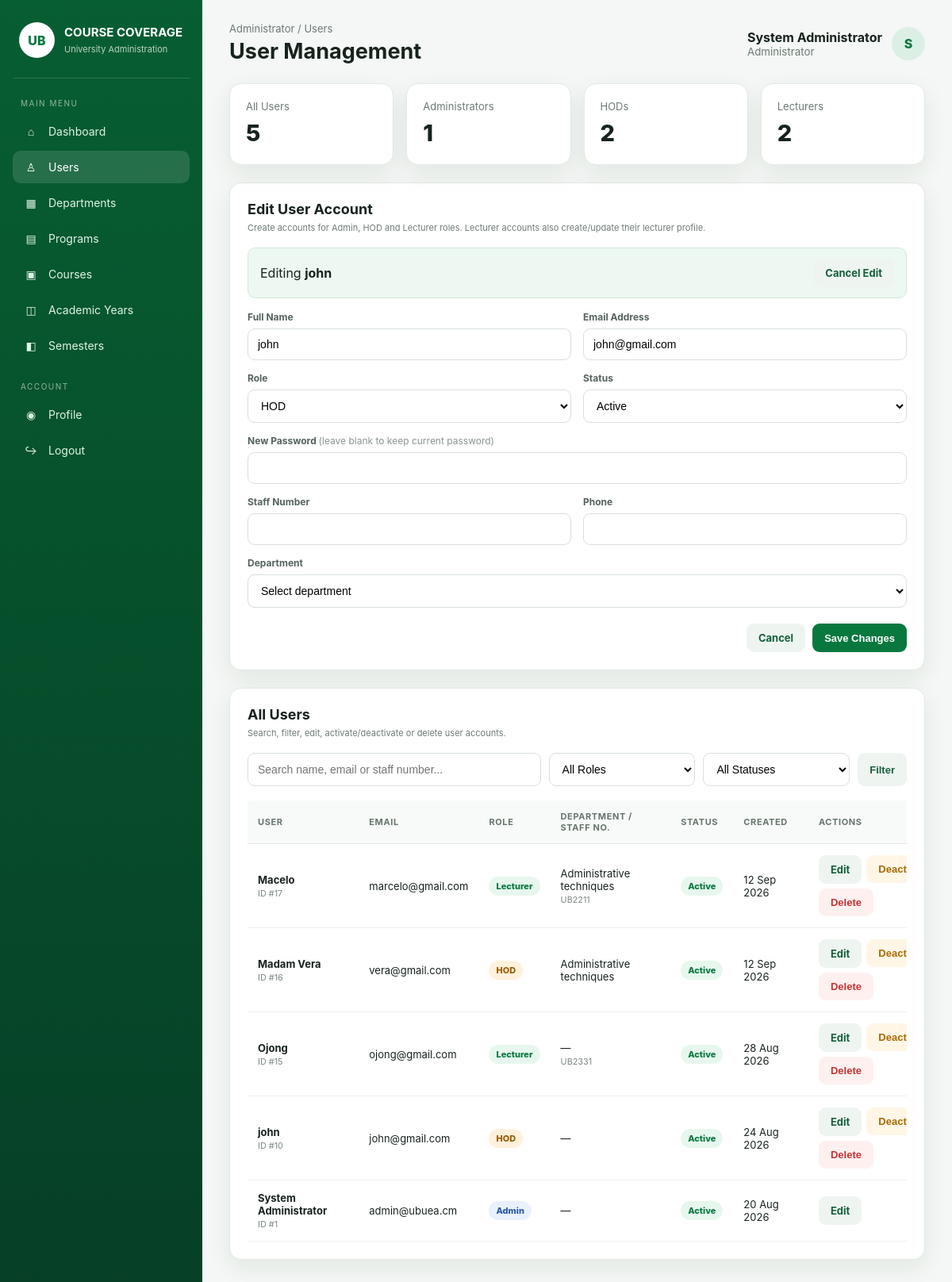
The app's page /course/hod/users.php?edit=10 (signed in) with its own data.
### tables this page shows
CREATE TABLE `users` (
  `user_id` int(200) NOT NULL,
  `full_name` varchar(100) NOT NULL,
  `email` varchar(100) NOT NULL,
  `password` varchar(255) NOT NULL,
  `role_id` int(11) NOT NULL,
  `department_id` int(11) DEFAULT NULL,
  `status` varchar(20) NOT NULL,
  `created_at` datetime NOT NULL
);

CREATE TABLE `roles` (
  `role_id` int(11) NOT NULL,
  `role_name` varchar(20) NOT NULL
);

CREATE TABLE `departments` (
  `department_id` int(11) NOT NULL,
  `department_name` varchar(200) NOT NULL,
  `description` text NOT NULL
);

CREATE TABLE `lecturers` (
  `lecturer_id` int(11) NOT NULL,
  `staff_no` varchar(30) NOT NULL,
  `full_name` varchar(100) NOT NULL,
  `email` varchar(100) NOT NULL,
  `department_id` int(11) NOT NULL,
  `phone` varchar(20) NOT NULL,
  `status` varchar(20) NOT NULL
);

### course/hod/users.php (the view, shortened to what this page needs)
<?php
require_once __DIR__ . '/../config/database.php';
function e($value): string {
    return htmlspecialchars((string)$value, ENT_QUOTES, 'UTF-8');
}
$editUser = null;
if (isset($_GET['edit'])) {
    $editId = (int)$_GET['edit'];
    if ($editId > 0) {
        $stmt = $pdo->prepare("SELECT u.user_id, u.full_name, u.email, u.role_id, r.role_name, u.status,
                                      l.staff_no, l.phone, l.department_id
                               FROM users u
                               LEFT JOIN roles r ON r.role_id=u.role_id
                               LEFT JOIN lecturers l ON LOWER(l.email)=LOWER(u.email)
                               WHERE u.user_id=? LIMIT 1");
        $stmt->execute([$editId]);
        $editUser = $stmt->fetch(PDO::FETCH_ASSOC) ?: null;
    }
}
$search = trim($_GET['search'] ?? '');
$sql = "SELECT u.user_id, u.full_name, u.email, u.status, u.created_at, r.role_name,
               l.staff_no, d.department_name
        FROM users u
        LEFT JOIN roles r ON r.role_id=u.role_id
        LEFT JOIN lecturers l ON LOWER(l.email)=LOWER(u.email)
        LEFT JOIN departments d ON d.department_id=COALESCE(u.department_id, l.department_id)
        WHERE 1=1";
$params = [];
$sql .= " ORDER BY u.user_id DESC";
$stmt = $pdo->prepare($sql);
$stmt->execute($params);
$users = $stmt->fetchAll(PDO::FETCH_ASSOC);
$totalUsers = (int)$pdo->query("SELECT COUNT(*) FROM users")->fetchColumn();
$totalAdmins = (int)$pdo->query("SELECT COUNT(*) FROM users u JOIN roles r ON r.role_id=u.role_id WHERE LOWER(r.role_name)='admin'")->fetchColumn();
$totalHods = (int)$pdo->query("SELECT COUNT(*) FROM users u JOIN roles r ON r.role_id=u.role_id WHERE LOWER(r.role_name)='hod'")->fetchColumn();
$totalLecturers = (int)$pdo->query("SELECT COUNT(*) FROM users u JOIN roles r ON r.role_id=u.role_id WHERE LOWER(r.role_name)='lecturer'")->fetchColumn();
$adminName = $_SESSION['full_name'] ?? 'Administrator';
$firstName = trim(explode(' ', trim($adminName))[0] ?? 'Administrator');
?>
<!DOCTYPE html>
<html lang="en">
<head>
</head>
<body>
<div class="layout">
<aside class="sidebar">
    <div class="brand"><div class="brand-mark">UB</div><div><b>COURSE COVERAGE</b><span>University Administration</span></div></div>
    <div class="nav-title">Main Menu</div>
    <nav class="nav">
        <a href="dashboard.php"><span class="icon">⌂</span> Dashboard</a>
        <a href="user.php" class="active"><span class="icon">♙</span> Users</a>
        <a href="departments.php"><span class="icon">▦</span> Departments</a>
        <a href="programs.php"><span class="icon">▤</span> Programs</a>
        <a href="courses.php"><span class="icon">▣</span> Courses</a>
        <a href="academic_years.php"><span class="icon">◫</span> Academic Years</a>
        <a href="semesters.php"><span class="icon">◧</span> Semesters</a>
    </nav>
    <div class="nav-title">Account</div>
    <nav class="nav">
        <a href="profile.php"><span class="icon">◉</span> Profile</a>
        <a href="../auth/logout.php"><span class="icon">↪</span> Logout</a>
    </nav>
</aside>
<main class="main">
    <div class="topbar">
        <div><div class="crumb">Administrator / Users</div><h1 class="title">User Management</h1></div>
        <div class="profile"><div><b><?php echo e($adminName); ?></b><small>Administrator</small></div><div class="avatar"><?php echo e(strtoupper(substr($firstName,0,1))); ?></div></div>
    </div>
    <div class="cards">
        <div class="card"><div class="label">All Users</div><div class="metric"><?php echo $totalUsers; ?></div></div>
        <div class="card"><div class="label">Administrators</div><div class="metric"><?php echo $totalAdmins; ?></div></div>
        <div class="card"><div class="label">HODs</div><div class="metric"><?php echo $totalHods; ?></div></div>
        <div class="card"><div class="label">Lecturers</div><div class="metric"><?php echo $totalLecturers; ?></div></div>
    </div>
    <section class="section">
        <div class="section-head">
            <div><h2><?php echo $editUser ? 'Edit User Account' : 'Create User Account'; ?></h2><div class="help">Create accounts for Admin, HOD and Lecturer roles. Lecturer accounts also create/update their lecturer profile.</div></div>
        </div>
        <?php if ($editUser): ?>
        <div class="edit-banner"><span>Editing <b><?php echo e($editUser['full_name']); ?></b></span><a class="btn btn-light" href="user.php">Cancel Edit</a></div>
        <form method="post">
            <div class="form-grid">
                <div class="field"><label>Full Name</label><input class="input" name="full_name" value="<?php echo e($editUser['full_name']); ?>" required></div>
                <div class="field"><label>Email Address</label><input class="input" type="email" name="email" value="<?php echo e($editUser['email']); ?>" required></div>
                <div class="field"><label>Role</label><select class="select" name="role_name" id="editRole" onchange="toggleExtra(this.value,'editExtra')" required><?php foreach(['admin'=>'Admin','hod'=>'HOD','lecturer'=>'Lecturer'] as $key=>$label): ?><option value="<?php echo $key; ?>" <?php echo strtolower($editUser['role_name']??'')===$key?'selected':''; ?>><?php echo $label; ?></option><?php endforeach; ?></select></div>
                <div class="field"><label>Status</label><select class="select" name="status"><option value="active" <?php echo strtolower($editUser['status'])==='active'?'selected':''; ?>>Active</option></select></div>
                <div class="field full"><label>New Password <span style="font-weight:400;color:#8a958f">(leave blank to keep current password)</span></label><input class="input" type="password" name="password" minlength="8"></div>
                <div id="editExtra" class="full role-extra <?php echo in_array(strtolower($editUser['role_name']??''),['hod','lecturer'],true)?'show':''; ?>">
                    <div class="form-grid">
                        <div class="field"><label>Staff Number</label><input class="input" name="staff_no" value="<?php echo e($editUser['staff_no'] ?? ''); ?>"></div>
                        <div class="field"><label>Phone</label><input class="input" name="phone" value="<?php echo e($editUser['phone'] ?? ''); ?>"></div>
                        <div class="field full"><label>Department</label><select class="select" name="department_id"><option value="">Select department</option></select></div>
                    </div>
                </div>
            </div>
            <div class="form-actions"><a class="btn btn-light" href="user.php">Cancel</a><button class="btn btn-primary">Save Changes</button></div>
        </form>
        <?php else: ?>
        <div class="empty">Use <b>+ Create New User</b> to open the account creation form.</div>
        <?php endif; ?>
    </section>
    <section class="section">
        <div class="section-head"><div><h2>All Users</h2><div class="help">Search, filter, edit, activate/deactivate or delete user accounts.</div></div></div>
        <form class="filters" method="get">
            <input class="input" name="search" value="<?php echo e($search); ?>" placeholder="Search name, email or staff number...">
            <select class="select" name="role"><option value="">All Roles</option></select>
            <select class="select" name="status"><option value="">All Statuses</option></select>
            <button class="btn btn-light filter-button">Filter</button>
        </form>
        <div style="height:18px"></div>
        <div class="table-wrap">
        <table class="table">
            <thead><tr><th>User</th><th>Email</th><th>Role</th><th>Department / Staff No.</th><th>Status</th><th>Created</th><th>Actions</th></tr></thead>
            <tbody>
            <?php foreach($users as $u): $role=strtolower($u['role_name']??''); ?>
                <tr>
                    <td><b><?php echo e($u['full_name']); ?></b><br><small style="color:#7a8781">ID #<?php echo (int)$u['user_id']; ?></small></td>
                    <td><?php echo e($u['email']); ?></td>
                    <td><span class="badge role-<?php echo in_array($role,['admin','hod','lecturer'],true)?$role:'lecturer'; ?>"><?php echo e($u['role_name'] ?: 'Unknown'); ?></span></td>
                    <td><?php echo e($u['department_name'] ?: '—'); ?><?php if ($u['staff_no']): ?><br><small style="color:#7a8781"><?php echo e($u['staff_no']); ?></small><?php endif; ?></td>
                    <td><span class="badge status-<?php echo strtolower($u['status'])==='active'?'active':'inactive'; ?>"><?php echo e(ucfirst($u['status'])); ?></span></td>
                    <td><?php echo e(date('d M Y', strtotime($u['created_at']))); ?></td>
                    <td><div class="actions">
                        <a class="btn btn-light" href="user.php?edit=<?php echo (int)$u['user_id']; ?>">Edit</a>
                        <?php if ((int)$u['user_id'] !== (int)($_SESSION['user_id'] ?? 0)): ?>
                        <form method="post" style="display:inline" onsubmit="return confirm('Change this account status?');"><button class="btn btn-warning" type="submit"><?php echo strtolower($u['status'])==='active'?'Deactivate':'Activate'; ?></button></form>
                        <form method="post" style="display:inline" onsubmit="return confirm('Delete this user account? This cannot be undone.');"><button class="btn btn-danger" type="submit">Delete</button></form>
                        <?php endif; ?>
                    </div></td>
                </tr>
            <?php endforeach; ?>
            </tbody>
        </table>
        </div>
    </section>
</main>
</div>
</body>
</html>

### course/hod/users.php (style rules this page uses)
:root { --green:#08783f;--green2:#0a9a52;--dark:#0c2f21;--bg:#f4f7f5;--text:#17231d;--muted:#6d7b74;--line:#e3e9e5;--white:#fff;--danger:#c83232;--warning:#a96a00;--shadow:0 10px 30px rgba(14,45,31,.08) }
* { box-sizing:border-box }
body { margin:0;font-family:Inter,Segoe UI,Arial,sans-serif;background:var(--bg);color:var(--text) }
a { text-decoration:none;color:inherit }
.layout { display:flex;min-height:100vh }
.sidebar { width:255px;background:linear-gradient(180deg,#075e32,#063f26);color:#fff;padding:24px 16px;position:fixed;inset:0 auto 0 0 }
.brand { display:flex;gap:12px;align-items:center;padding:4px 8px 25px;border-bottom:1px solid rgba(255,255,255,.14) }
.brand-mark { width:45px;height:45px;border-radius:50%;background:#fff;display:grid;place-items:center;color:var(--green);font-weight:800 }
.brand b { display:block;font-size:15px }
.brand span { font-size:11px;opacity:.72 }
.nav-title { font-size:10px;text-transform:uppercase;letter-spacing:1.5px;opacity:.55;margin:25px 10px 9px }
.nav a { display:flex;align-items:center;gap:12px;padding:12px 13px;border-radius:10px;color:#dff4e8;font-size:14px;margin:4px 0 }
.nav a:hover,.nav a.active { background:rgba(255,255,255,.13);color:#fff }
.icon { width:20px;text-align:center }
.main { margin-left:255px;width:calc(100% - 255px);padding:28px 34px }
.topbar { display:flex;justify-content:space-between;align-items:center;margin-bottom:24px }
.crumb { font-size:13px;color:var(--muted) }
.title { margin:4px 0 0;font-size:27px }
.profile { display:flex;align-items:center;gap:12px }
.avatar { width:42px;height:42px;border-radius:50%;background:#dcefe5;color:var(--green);display:grid;place-items:center;font-weight:800 }
.profile small { display:block;color:var(--muted) }
.cards { display:grid;grid-template-columns:repeat(4,1fr);gap:16px;margin-bottom:22px }
.card { background:#fff;border:1px solid var(--line);border-radius:15px;padding:20px;box-shadow:var(--shadow) }
.metric { font-size:29px;font-weight:800;margin:8px 0 2px }
.label { font-size:13px;color:var(--muted) }
.section { background:#fff;border:1px solid var(--line);border-radius:15px;box-shadow:var(--shadow);padding:22px;margin-bottom:22px }
.section-head { display:flex;justify-content:space-between;align-items:center;gap:15px;margin-bottom:18px }
.section h2 { font-size:18px;margin:0 }
.btn { border:0;border-radius:9px;padding:10px 15px;font-weight:700;cursor:pointer;font-size:13px }
.btn-primary { background:var(--green);color:#fff }
.btn-light { background:#eef5f1;color:#155f3a }
.btn-danger { background:#fff0f0;color:var(--danger) }
.btn-warning { background:#fff6e6;color:var(--warning) }
.filters { display:grid;grid-template-columns:2fr 1fr 1fr auto;gap:10px }
.input,.select { width:100%;border:1px solid #d8e1dc;border-radius:9px;padding:11px 12px;font-size:14px;outline:none;background:#fff }
.table-wrap { overflow:auto }
.table { width:100%;border-collapse:collapse;min-width:900px }
.table th { background:#f7faf8;color:#66756d;font-size:11px;text-transform:uppercase;letter-spacing:.6px;text-align:left;padding:13px;border-bottom:1px solid var(--line) }
.table td { padding:14px 13px;border-bottom:1px solid #edf1ee;font-size:13px;vertical-align:middle }
.badge { display:inline-flex;padding:5px 9px;border-radius:20px;font-size:11px;font-weight:800 }
.role-admin { background:#e9f1ff;color:#2d5aa3 }
.role-hod { background:#fff1dc;color:#9a5d00 }
.role-lecturer { background:#e7f7ee;color:#08783f }
.status-active { background:#e7f7ee;color:#08783f }
.actions { display:flex;gap:6px;flex-wrap:wrap }
.form-grid { display:grid;grid-template-columns:repeat(2,1fr);gap:15px }
.field label { display:block;font-size:12px;font-weight:700;margin-bottom:7px;color:#53635b }
.full { grid-column:1/-1 }
.help { font-size:11px;color:var(--muted);margin-top:6px }
.edit-banner { background:#eef8f2;border:1px solid #cfe9d9;padding:13px 15px;border-radius:10px;margin-bottom:16px;display:flex;justify-content:space-between;align-items:center }
.form-actions { display:flex;justify-content:flex-end;gap:9px;margin-top:20px }
.role-extra { display:none }
.role-extra.show { display:block }

### records on screen
users: full_name "john", email "john@gmail.com", status "Active", user_id "10", role.role_name "HOD", department_name "—", created_at "24 Aug 2026", shows "Deactivate"
roles: role_name "HOD"
users: full_name "Macelo", user_id "17", email "marcelo@gmail.com", role.role_name "Lecturer", departments.department_name "Administrative techniques", lecturers.staff_no "UB2211", status "Active", created_at "12 Sep 2026", shows "Deactivate"
users: full_name "Madam Vera", user_id "16", email "vera@gmail.com", role.role_name "HOD", department.department_name "Administrative techniques", status "Active", created_at "12 Sep 2026", shows "Deactivate"
users: full_name "Ojong", user_id "15", email "ojong@gmail.com", role.role_name "Lecturer", department_name "—", lecturers.staff_no "UB2331", status "Active", created_at "28 Aug 2026", shows "Deactivate"
users: full_name "System Administrator", user_id "1", email "admin@ubuea.cm", role.role_name "Admin", department_name "—", status "Active", created_at "20 Aug 2026"

### other values on screen
$adminName "System Administrator"
substr($firstName,0,1) "S"
$totalUsers "5"
$totalAdmins "1"
$totalHods "2"
$totalLecturers "2"
